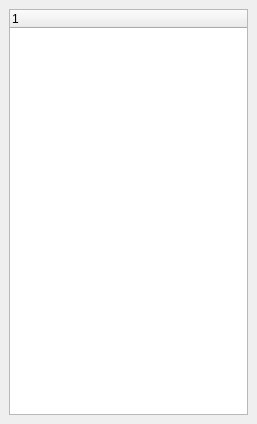
<ui version="4.0" >
 <class>TabContents</class>
 <widget class="QWidget" name="TabContents" >
  <property name="geometry" >
   <rect>
    <x>0</x>
    <y>0</y>
    <width>257</width>
    <height>424</height>
   </rect>
  </property>
  <property name="windowTitle" >
   <string>Form1</string>
  </property>
  <layout class="QVBoxLayout" >
   <property name="margin" >
    <number>9</number>
   </property>
   <property name="spacing" >
    <number>6</number>
   </property>
   <item>
    <widget class="QTreeWidget" name="tree" />
   </item>
  </layout>
 </widget>
 <layoutdefault spacing="6" margin="11" />
 <resources/>
 <connections/>
</ui>
